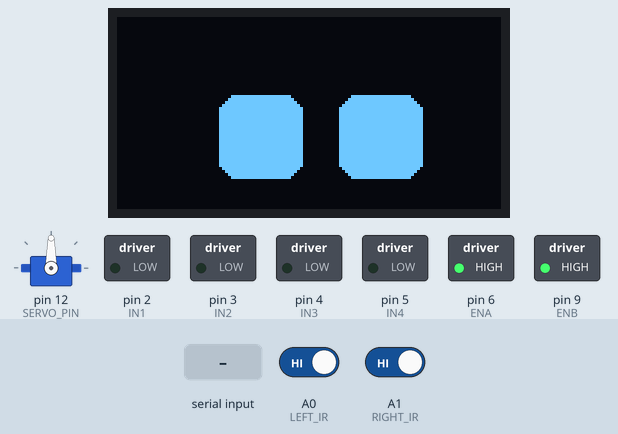
The sketch below on a simulated Arduino Uno, built with avr-gcc and run on an emulated ATmega328P. Parts: servo, 128×64 one-colour display, switched loads named in the sketch (green lamp = pin HIGH). Dashed ring = blinking. The inputs (shaded band) are chosen by the test bench; at power-on: A0 (LEFT_IR) HIGH, A1 (RIGHT_IR) HIGH. Random numbers use the default seed unless the sketch sets one; what the sketch prints to the serial monitor is not drawn.

Above: at 4.3 s.
4.4 s: A0 (LEFT_IR) driven LOW
At 4.9 s:
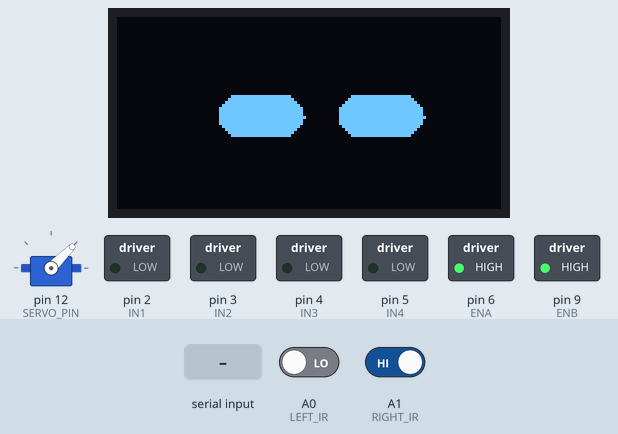
6.0 s: "dance\n" received over the second serial link
At 6.3 s:
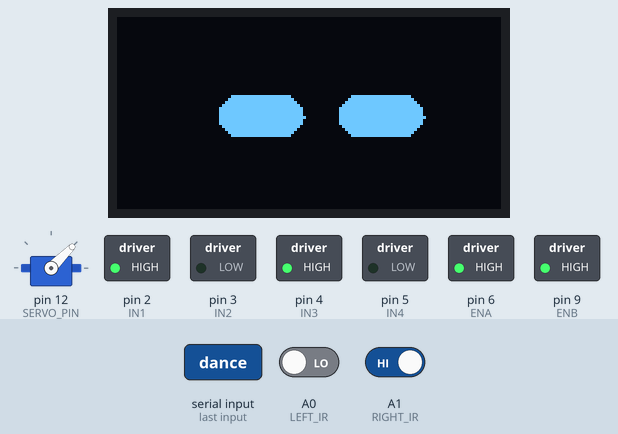
At 6.9 s:
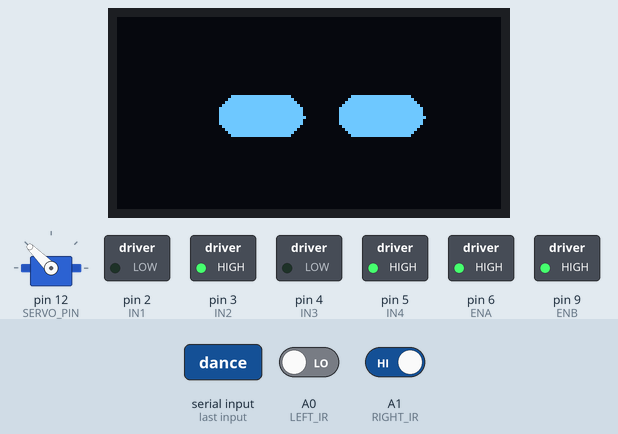
Timing chart, 0 to 15.0 s (numbered marks = the images above; inputs shaded):
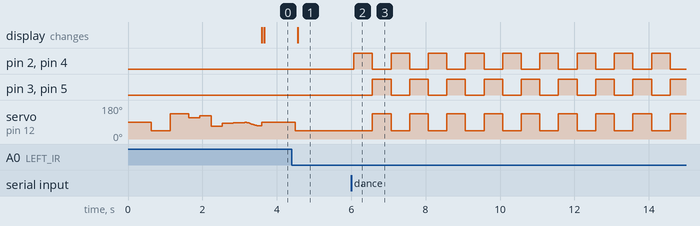

The sketch:

CodeforCar.ino
```cpp
#include <SoftwareSerial.h>
#include <Servo.h>
#include <U8g2lib.h>
#include <SPI.h>

// Motor pins for L298N
#define IN1 2
#define IN2 3
#define IN3 4
#define IN4 5
#define ENA 6
#define ENB 9

#define SERVO_PIN 12
#define LEFT_IR A0
#define RIGHT_IR A1

// Initialize OLED (for eye animation)
U8G2_SH1106_128X64_NONAME_1_4W_HW_SPI u8g2(U8G2_R0, 10, 7, 8); // CS, DC, RST

Servo headServo;
SoftwareSerial BTSerial(A4, A5);  // RX, TX

// Eye animation states
bool isAngry = false;
bool isBlinking = false;
int eyeOffsetX = 0, eyeOffsetY = 0;
int moveState = 0;
unsigned long lastBlink = 0;
unsigned long lastEyeMove = 0;
unsigned long lastIRCheck = 0;
unsigned long lastServoMove = 0;  // For random servo movement timing
int servoMoveDelay = 0;  // Delay for random servo movement
bool isAliveMode = false;  // Track alive mode state

void setup() {
  Serial.begin(9600);
  BTSerial.begin(9600);

  // Motor control pins setup
  pinMode(IN1, OUTPUT);
  pinMode(IN2, OUTPUT);
  pinMode(IN3, OUTPUT);
  pinMode(IN4, OUTPUT);
  pinMode(ENA, OUTPUT);
  pinMode(ENB, OUTPUT);

  // Set motor speed to full
  analogWrite(ENA, 255);
  analogWrite(ENB, 255);

  // Initialize servo
  headServo.attach(SERVO_PIN);
  headServo.write(90);  // Initial position

  // Initialize OLED for animation
  u8g2.begin();

  // Initialize IR sensors
  pinMode(LEFT_IR, INPUT);
  pinMode(RIGHT_IR, INPUT);

  // Wake-up effect (servo & eye blink)
  wakeUpEffect();

  Serial.println("BT Monitor Ready");
}

void loop() {
  if (BTSerial.available()) {
    String input = BTSerial.readStringUntil('\n');
    input.trim();  // Remove any extra whitespace
    Serial.print("Received: ");
    Serial.println(input);

    if (input.indexOf("dance") >= 0) {
      Serial.println("Dance command recognized!");
      danceRoutine();
    } else {
      Serial.println("Unknown command");
    }
  }

  // Blink every 2 seconds
  unsigned long now = millis();
  if (!isBlinking && now - lastBlink > 2000) {
    isBlinking = true;
    lastBlink = now;
  }
  if (isBlinking && now - lastBlink > 150) {
    isBlinking = false;
  }

  // Update eye direction (only if not angry)
  if (!isAngry) updateEyeDirection();

  // IR sensor check (Anger mode triggered by obstacle)
  if (now - lastIRCheck > 100) {
    lastIRCheck = now;
    int left = digitalRead(LEFT_IR);
    int right = digitalRead(RIGHT_IR);
    isAngry = (left == LOW || right == LOW);  // When IR detects something

    if (left == LOW) headServo.write(45);  // Move servo to the left
    else if (right == LOW) headServo.write(135);  // Move servo to the right
    else headServo.write(90);  // Keep servo at center when no detection
  }

  // Randomly move servo every 4-8 seconds in Alive Mode
  if (isAliveMode && now - lastServoMove >= servoMoveDelay) {
    // Set a new random delay for the next movement (between 4-8 seconds)
    servoMoveDelay = random(4000, 8000);
    lastServoMove = now;

    // Move the servo randomly between 45 (left) and 135 (right)
    int randomPosition = random(45, 135);
    slowServoMove(randomPosition);  // Move servo slowly
  }

  // Draw current eye frame on OLED
  drawEyes();
}

// Wake-up effect: servo movement & eye animation
void wakeUpEffect() {
  // Blink twice
  for (int i = 0; i < 2; i++) {
    isBlinking = true;
    delay(150);
    isBlinking = false;
    delay(150);
  }

  // Servo movement to show waking up
  headServo.write(45); // Look left
  delay(500);
  headServo.write(135); // Look right
  delay(500);
  headServo.write(90); // Centered

  // Randomly move head left and right for realism
  for (int i = 0; i < 5; i++) {
    headServo.write(random(45, 135));  // Random position between 45 and 135 degrees
    delay(300);
  }

  // Enable alive mode after wakeup
  isAliveMode = true;
}

// Slow servo movement (for realistic alive movement)
void slowServoMove(int targetPosition) {
  int currentPosition = headServo.read();
  int stepDelay = 15; // Reduced delay for smoother movement, you can adjust this for your preference

  // To prevent overshooting, ensure servo direction is correct
  if (currentPosition < targetPosition) {
    for (int pos = currentPosition; pos <= targetPosition; pos++) {
      headServo.write(pos);
      int randomDelay = random(10, 30);  // Random delay between 10ms to 30ms for each step
      delay(randomDelay);  // Add delay between each step for smooth movement
    }
  } else {
    for (int pos = currentPosition; pos >= targetPosition; pos--) {
      headServo.write(pos);
      int randomDelay = random(10, 30);  // Random delay between 10ms to 30ms for each step
      delay(randomDelay);  // Add delay between each step for smooth movement
    }
  }
}

// Dance routine: move motors and servo for 10 seconds
void danceRoutine() {
  unsigned long startTime = millis();

  while (millis() - startTime < 10000) {
    // Move Forward
    digitalWrite(IN1, HIGH);
    digitalWrite(IN2, LOW);
    digitalWrite(IN3, HIGH);
    digitalWrite(IN4, LOW);
    headServo.write(45);  // Head left
    delay(500);

    // Move Backward
    digitalWrite(IN1, LOW);
    digitalWrite(IN2, HIGH);
    digitalWrite(IN3, LOW);
    digitalWrite(IN4, HIGH);
    headServo.write(135); // Head right
    delay(500);
  }

  // Stop motors and reset head
  digitalWrite(IN1, LOW);
  digitalWrite(IN2, LOW);
  digitalWrite(IN3, LOW);
  digitalWrite(IN4, LOW);
  headServo.write(90);  // Centered
}

// Draw current eye frame based on states
void drawEyes() {
  u8g2.firstPage();
  do {
    // If eyes are angry, show them differently
    if (isAngry) {
      u8g2.drawRBox(30 + eyeOffsetX, 26 + eyeOffsetY, 28, 14, 6);  // Angry left eye
      u8g2.drawRBox(70 + eyeOffsetX, 26 + eyeOffsetY, 28, 14, 6);  // Angry right eye
      u8g2.drawLine(30 + eyeOffsetX, 33 + eyeOffsetY, 58 + eyeOffsetX, 33 + eyeOffsetY); // Angry eyebrow
      u8g2.drawLine(70 + eyeOffsetX, 33 + eyeOffsetY, 98 + eyeOffsetX, 33 + eyeOffsetY); // Angry eyebrow
    }
    else if (isBlinking) {
      u8g2.drawRBox(30, 42, 28, 4, 2); // Left eye closed line
      u8g2.drawRBox(70, 42, 28, 4, 2); // Right eye closed line
    }
    else {
      // Draw normal eyes
      u8g2.drawRBox(30 + eyeOffsetX, 26 + eyeOffsetY, 28, 28, 6);  // Left eye
      u8g2.drawRBox(70 + eyeOffsetX, 26 + eyeOffsetY, 28, 28, 6);  // Right eye
    }
  } while (u8g2.nextPage());
}

// Update eye direction randomly
void updateEyeDirection() {
  unsigned long now = millis();
  if (now - lastEyeMove > 3000) {
    lastEyeMove = now;
    moveState = (moveState + 1) % 5;
    switch (moveState) {
      case 0: eyeOffsetX = 0; eyeOffsetY = 0; break;
      case 1: eyeOffsetX = 4; eyeOffsetY = 0; break;
      case 2: eyeOffsetX = -4; eyeOffsetY = 0; break;
      case 3: eyeOffsetX = 0; eyeOffsetY = -3; break;
      case 4: eyeOffsetX = 0; eyeOffsetY = 3; break;
    }
  }
}
```

Measured:
- after the input at 4.4 s, servo on pin 12 (SERVO_PIN): 90° → 45° after 0.09 s
- after the input at 6.0 s, pin 2 (IN1), pin 4 (IN3): alternates HIGH for 0.50 s and LOW for 0.50 s, starting after 0.07 s; pin 3 (IN2), pin 5 (IN4): alternates HIGH for 0.50 s and LOW for 0.50 s, starting after 0.57 s
